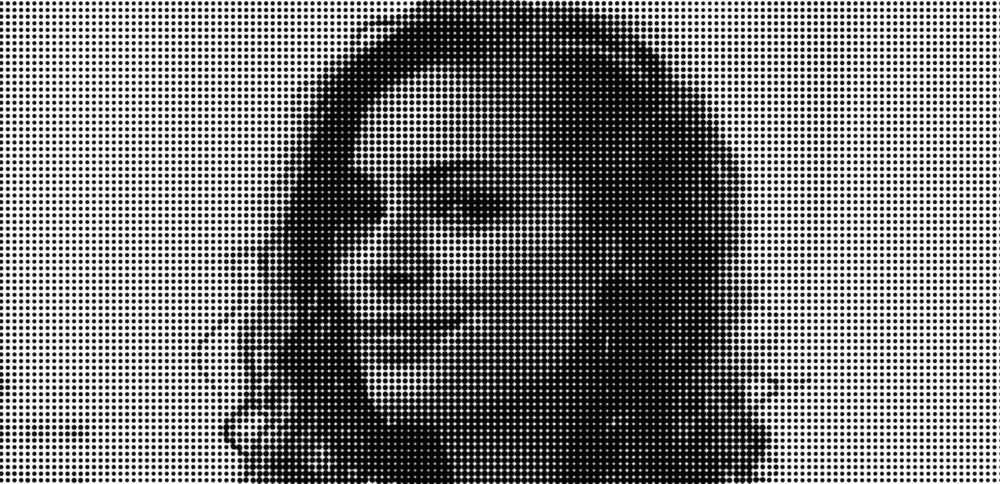
#> input picture after.jpg, 1000 x 484 px, shrunk from 2480 x 1200 before the run
$ python 15_smoothing_and_blurring_images.py
#> lines starting #> are read from the running program, lines starting #| are printed output that depends on the picture
# Homogeneousfilter, gaussian filter, median filter, bilateral filter,

import cv2
import numpy as np
from matplotlib import pyplot as plt

img = cv2.imread('after.jpg')
#> img is the input picture: shape (484, 1000, 3); min 0, max 255, mean 126.5
img = cv2.cvtColor(img, cv2.COLOR_BGR2RGB)

kernel = np.ones((5, 5), np.float32) / 25
dst = cv2.filter2D(img, -1, kernel)
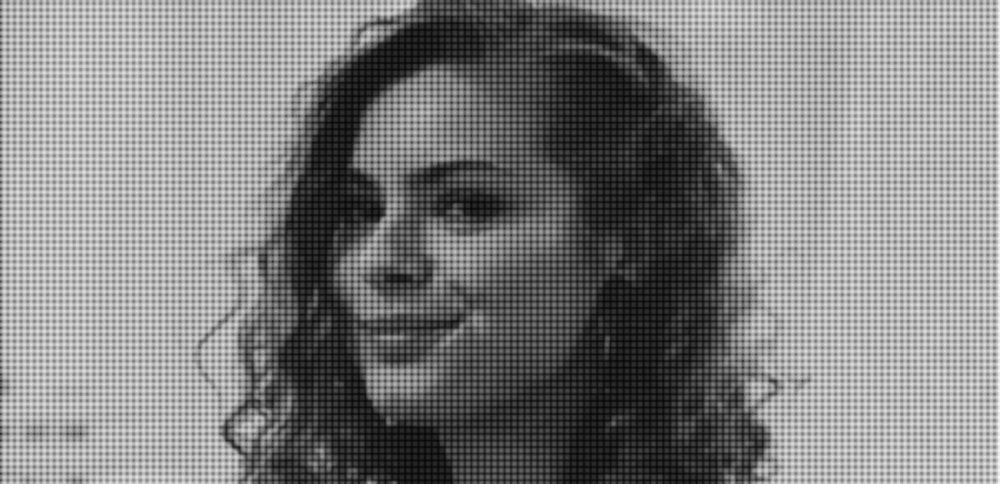
#> dst: shape (484, 1000, 3); min 7, max 248, mean 126.4
blur = cv2.blur(img, (5, 5))
gblur = cv2.GaussianBlur(img, (5, 5), 0)
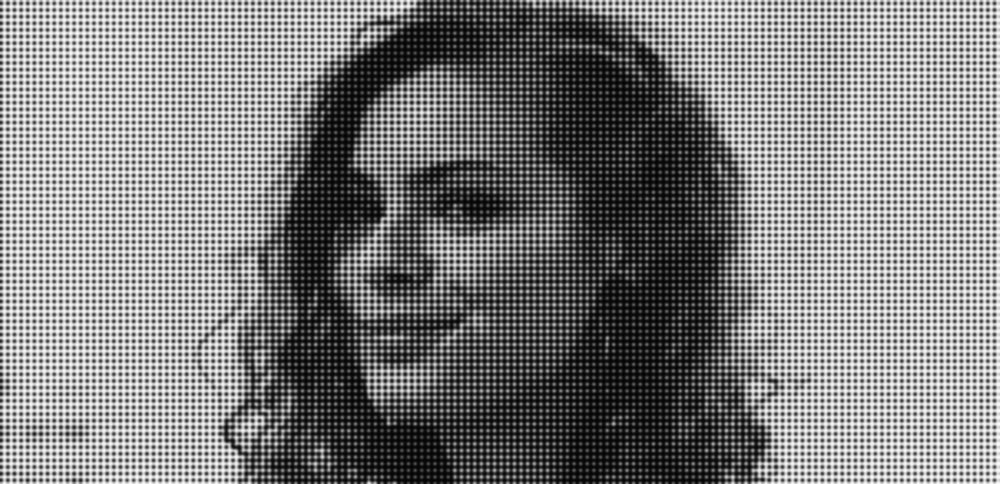
#> gblur: shape (484, 1000, 3); min 4, max 250, mean 126.5

title = ['image', '2D convulution', 'blur', 'gblur']
images = [img, dst, blur, gblur]


for i in range(4):
    plt.subplot(2, 2, i+1), plt.imshow(images[i], 'gray')
    plt.title(title[i])
    plt.xticks([]), plt.yticks([])

plt.show()
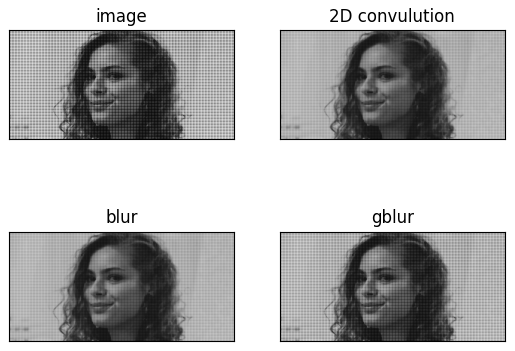
#> figure drawn by matplotlib, 4 panels
